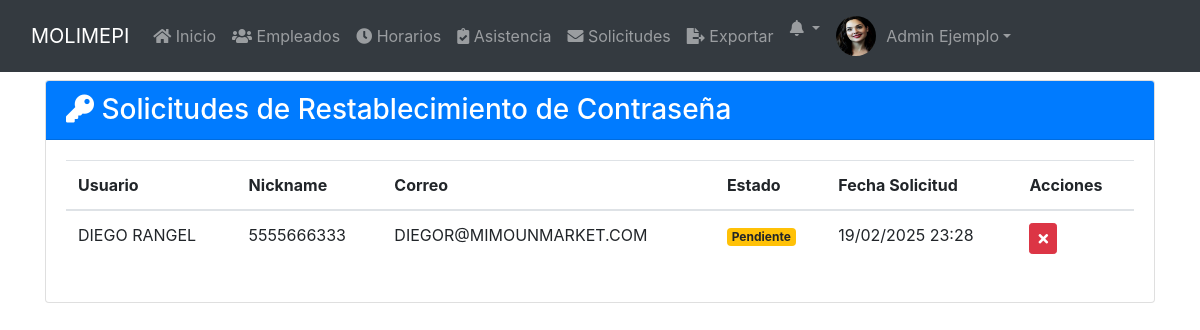
The app's page /public/solicitudes_password.php (signed in), older data.
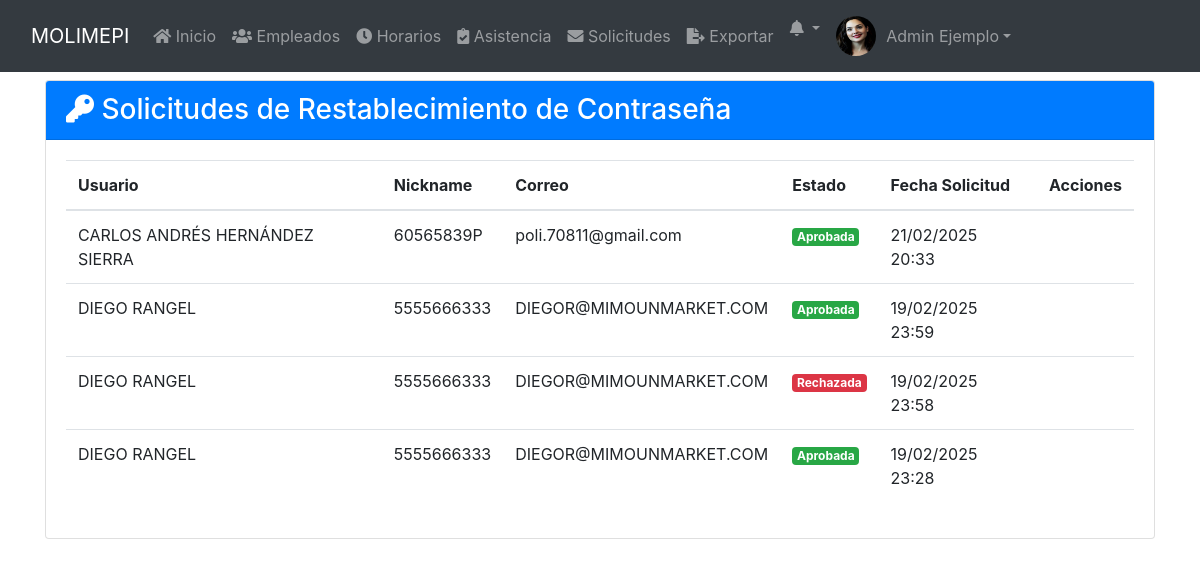
The same page, newer data.
### tables this page shows
CREATE TABLE `usuarios` (
  `ID` int(11) NOT NULL,
  `nombre` varchar(100) NOT NULL,
  `identificacion` varchar(50) NOT NULL,
  `cargo` varchar(50) NOT NULL,
  `telefono` varchar(20) DEFAULT NULL,
  `correo` varchar(100) DEFAULT NULL,
  `nickname` varchar(50) NOT NULL,
  `password` varchar(255) DEFAULT NULL,
  `rol` enum('Administrador','Empleado') DEFAULT 'Empleado',
  `imagen` varchar(255) DEFAULT 'imgs/nofoto.png',
  `fecha_registro` timestamp NOT NULL DEFAULT current_timestamp(),
  `cambio_password` tinyint(1) DEFAULT 0
);

CREATE TABLE `solicitudes_password` (
  `id` int(11) NOT NULL,
  `usuario_id` int(11) NOT NULL,
  `token` varchar(255) NOT NULL,
  `estado` enum('Pendiente','Aprobada','Rechazada') NOT NULL DEFAULT 'Pendiente',
  `fecha_solicitud` timestamp NOT NULL DEFAULT current_timestamp(),
  `fecha_actualizacion` timestamp NULL DEFAULT NULL ON UPDATE current_timestamp()
);

### public/solicitudes_password.php (the view, shortened to what this page needs)
<?php
require_once '../config/database.php';
$stmt = $pdo->prepare("
    SELECT sp.*, u.nombre, u.nickname, u.correo,
           CASE
               WHEN sp.estado = 'Pendiente' THEN 'warning'
               WHEN sp.estado = 'Aprobada' THEN 'success'
               ELSE 'danger'
           END as estado_clase
    FROM solicitudes_password sp
    INNER JOIN usuarios u ON sp.usuario_id = u.ID
    ORDER BY sp.fecha_solicitud DESC
");
$stmt->execute();
$solicitudes = $stmt->fetchAll(PDO::FETCH_ASSOC);
?>
<!DOCTYPE html>
<html lang="es">
<?php include 'head.php'; ?>
<body>
    <?php include 'navbar.php'; ?>
    <div class="container mt-4">
        <div class="row">
            <div class="col-12">
                <div class="card">
                    <div class="card-header bg-primary text-white">
                        <h3 class="mb-0">
                            <i class="fas fa-key"></i> Solicitudes de Restablecimiento de Contraseña
                        </h3>
                    </div>
                    <div class="card-body">
                        <?php if (empty($solicitudes)): ?>
                            <div class="alert alert-info">No hay solicitudes de restablecimiento de contraseña.</div>
                        <?php else: ?>
                            <div class="table-responsive">
                                <table class="table table-hover">
                                    <thead>
                                        <tr>
                                            <th>Usuario</th>
                                            <th>Nickname</th>
                                            <th>Correo</th>
                                            <th>Estado</th>
                                            <th>Fecha Solicitud</th>
                                            <th>Acciones</th>
                                        </tr>
                                    </thead>
                                    <tbody>
                                        <?php foreach ($solicitudes as $solicitud): ?>
                                            <tr>
                                                <td><?php echo htmlspecialchars($solicitud['nombre']); ?></td>
                                                <td><?php echo htmlspecialchars($solicitud['nickname']); ?></td>
                                                <td><?php echo htmlspecialchars($solicitud['correo']); ?></td>
                                                <td>
                                                    <span class="badge badge-<?php echo $solicitud['estado_clase']; ?>">
                                                        <?php echo $solicitud['estado']; ?>
                                                    </span>
                                                </td>
                                                <td><?php echo date('d/m/Y H:i', strtotime($solicitud['fecha_solicitud'])); ?></td>
                                                <td>
                                                    <?php if ($solicitud['estado'] === 'Pendiente'): ?>
                                                        <form method="post" class="d-inline" onsubmit="return confirmarAccion(event, '<?php echo $accion; ?>');">
                                                            <button type="submit" class="btn btn-<?php echo $accion === 'aprobar' ? 'success' : 'danger'; ?> btn-sm">
                                                                <i class="fas fa-<?php echo $accion === 'aprobar' ? 'check' : 'times'; ?>"></i>
                                                            </button>
                                                        </form>
                                                    <?php endif; ?>
                                                </td>
                                            </tr>
                                        <?php endforeach; ?>
                                    </tbody>
                                </table>
                            </div>
                        <?php endif; ?>
                    </div>
                </div>
            </div>
        </div>
    </div>
</body>
</html>

### public/head.php (shortened to what this page needs)
<head>
    <link href="https://stackpath.bootstrapcdn.com/bootstrap/4.5.2/css/bootstrap.min.css" rel="stylesheet">
    <link href="https://cdnjs.cloudflare.com/ajax/libs/font-awesome/5.15.1/css/all.min.css" rel="stylesheet">
    <link rel="stylesheet" href="../styles.css">
</head>

### public/navbar.php (shortened to what this page needs)
<?php
require_once '../config/database.php';
$stmt = $pdo->prepare("SELECT nombre, imagen FROM usuarios WHERE ID = :id");
$stmt->execute(['id' => $_SESSION['usuario_id']]);
$usuario = $stmt->fetch(PDO::FETCH_ASSOC);
$imagenPerfil = (!empty($usuario['imagen']) && file_exists("../" . $usuario['imagen'])) ? "../" . $usuario['imagen'] : '../public/imgs/nofoto.png';
?>
<nav class="navbar navbar-expand-lg navbar-dark bg-dark fixed-top">
    <div class="container-fluid">
        <a class="navbar-brand" href="dashboard.php">MOLIMEPI</a>
        <div class="collapse navbar-collapse" id="navbarNav">
            <ul class="navbar-nav me-auto mb-2 mb-lg-0">
                <li class="nav-item">
                    <a class="nav-link" href="dashboard.php"><i class="fas fa-home"></i> Inicio</a>
                </li>
                <?php if ($_SESSION['rol'] === 'Administrador'): ?>
                <li class="nav-item">
                    <a class="nav-link" href="empleados.php"><i class="fas fa-users"></i> Empleados</a>
                </li>
                <?php endif; ?>
                <li class="nav-item">
                    <a class="nav-link" href="horarios.php"><i class="fas fa-clock"></i> Horarios</a>
                </li>
                <li class="nav-item">
                    <a class="nav-link" href="asistencia.php"><i class="fas fa-clipboard-check"></i> Asistencia</a>
                </li>
                <li class="nav-item">
                    <a class="nav-link" href="solicitudes.php"><i class="fas fa-envelope"></i> Solicitudes</a>
                </li>
                <?php if ($_SESSION['rol'] === 'Administrador'): ?>
                <li class="nav-item">
                    <a class="nav-link" href="exportar.php"><i class="fas fa-file-export"></i> Exportar</a>
                </li>
                <?php endif; ?>
            </ul>
            <ul class="navbar-nav ms-auto">
                <li class="nav-item dropdown">
                    <a class="nav-link dropdown-toggle position-relative" href="#" id="notificacionesDropdown" role="button" data-bs-toggle="dropdown" aria-expanded="false">
                        <i class="fas fa-bell"></i>
                    </a>
                </li>
                <li class="nav-item dropdown">
                    <a class="nav-link dropdown-toggle d-flex align-items-center" href="#" id="userDropdown" role="button" data-bs-toggle="dropdown" aria-expanded="false">
                        <img src="<?php echo $imagenPerfil; ?>" class="rounded-circle" style="width: 40px; height: 40px; margin-right: 10px;">
                        <span><?php echo htmlspecialchars($usuario['nombre']); ?></span>
                    </a>
                </li>
            </ul>
        </div>
    </div>
</nav>

Row changes from the older to the newer data that the page shows:
added solicitudes_password: usuario.nombre "CARLOS ANDRÉS HERNÁNDEZ SIERRA", usuario.nickname "60565839P", usuario.correo "poli.70811@gmail.com", estado "Aprobada", fecha_solicitud "21/02/2025 20:33"
added solicitudes_password: usuario.nombre "DIEGO RANGEL", usuario.nickname "5555666333", usuario.correo "DIEGOR@MIMOUNMARKET.COM", estado "Aprobada", fecha_solicitud "19/02/2025 23:59"
added solicitudes_password: usuario.nombre "DIEGO RANGEL", usuario.nickname "5555666333", usuario.correo "DIEGOR@MIMOUNMARKET.COM", estado "Rechazada", fecha_solicitud "19/02/2025 23:58"
changed solicitudes_password (number 4 of 4 on the later page): estado "Pendiente" → "Aprobada"
